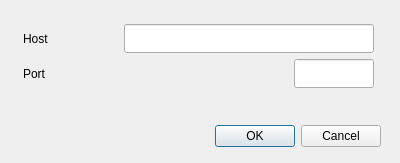
<ui version="4.0" >
 <class>multitouchSettingsData</class>
 <widget class="QDialog" name="multitouchSettingsData" >
  <property name="geometry" >
   <rect>
    <x>0</x>
    <y>0</y>
    <width>400</width>
    <height>163</height>
   </rect>
  </property>
  <property name="windowTitle" >
   <string>Multitouch Settings</string>
  </property>
  <widget class="QDialogButtonBox" name="buttonBox" >
   <property name="geometry" >
    <rect>
     <x>40</x>
     <y>120</y>
     <width>341</width>
     <height>32</height>
    </rect>
   </property>
   <property name="orientation" >
    <enum>Qt::Horizontal</enum>
   </property>
   <property name="standardButtons" >
    <set>QDialogButtonBox::Cancel|QDialogButtonBox::Ok</set>
   </property>
  </widget>
  <widget class="QWidget" name="layoutWidget" >
   <property name="geometry" >
    <rect>
     <x>23</x>
     <y>24</y>
     <width>351</width>
     <height>64</height>
    </rect>
   </property>
   <layout class="QVBoxLayout" name="verticalLayout" >
    <item>
     <layout class="QHBoxLayout" name="horizontalLayout_3" >
      <item>
       <widget class="QLabel" name="label" >
        <property name="text" >
         <string>Host</string>
        </property>
       </widget>
      </item>
      <item>
       <spacer name="horizontalSpacer_2" >
        <property name="orientation" >
         <enum>Qt::Horizontal</enum>
        </property>
        <property name="sizeHint" stdset="0" >
         <size>
          <width>40</width>
          <height>20</height>
         </size>
        </property>
       </spacer>
      </item>
      <item>
       <widget class="QLineEdit" name="host_edit" >
        <property name="sizePolicy" >
         <sizepolicy vsizetype="Fixed" hsizetype="Fixed" >
          <horstretch>0</horstretch>
          <verstretch>0</verstretch>
         </sizepolicy>
        </property>
        <property name="minimumSize" >
         <size>
          <width>250</width>
          <height>25</height>
         </size>
        </property>
        <property name="maximumSize" >
         <size>
          <width>80</width>
          <height>500</height>
         </size>
        </property>
        <property name="toolTip" >
         <string>Position x</string>
        </property>
       </widget>
      </item>
     </layout>
    </item>
    <item>
     <layout class="QHBoxLayout" name="horizontalLayout_2" >
      <item>
       <widget class="QLabel" name="label_2" >
        <property name="text" >
         <string>Port</string>
        </property>
       </widget>
      </item>
      <item>
       <layout class="QHBoxLayout" name="horizontalLayout" >
        <item>
         <spacer name="horizontalSpacer" >
          <property name="orientation" >
           <enum>Qt::Horizontal</enum>
          </property>
          <property name="sizeHint" stdset="0" >
           <size>
            <width>158</width>
            <height>20</height>
           </size>
          </property>
         </spacer>
        </item>
        <item>
         <widget class="QLineEdit" name="port_edit" >
          <property name="sizePolicy" >
           <sizepolicy vsizetype="Preferred" hsizetype="Preferred" >
            <horstretch>0</horstretch>
            <verstretch>0</verstretch>
           </sizepolicy>
          </property>
          <property name="minimumSize" >
           <size>
            <width>30</width>
            <height>25</height>
           </size>
          </property>
          <property name="maximumSize" >
           <size>
            <width>80</width>
            <height>500</height>
           </size>
          </property>
          <property name="toolTip" >
           <string>Position x</string>
          </property>
         </widget>
        </item>
       </layout>
      </item>
     </layout>
    </item>
   </layout>
  </widget>
 </widget>
 <resources/>
 <connections>
  <connection>
   <sender>buttonBox</sender>
   <signal>accepted()</signal>
   <receiver>multitouchSettingsData</receiver>
   <slot>accept()</slot>
   <hints>
    <hint type="sourcelabel" >
     <x>248</x>
     <y>254</y>
    </hint>
    <hint type="destinationlabel" >
     <x>157</x>
     <y>274</y>
    </hint>
   </hints>
  </connection>
  <connection>
   <sender>buttonBox</sender>
   <signal>rejected()</signal>
   <receiver>multitouchSettingsData</receiver>
   <slot>reject()</slot>
   <hints>
    <hint type="sourcelabel" >
     <x>316</x>
     <y>260</y>
    </hint>
    <hint type="destinationlabel" >
     <x>286</x>
     <y>274</y>
    </hint>
   </hints>
  </connection>
 </connections>
</ui>
